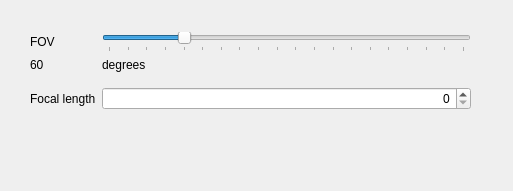
<?xml version="1.0" encoding="UTF-8"?>
<ui version="4.0">
 <class>CameraProperties</class>
 <widget class="QDialog" name="CameraProperties">
  <property name="geometry">
   <rect>
    <x>0</x>
    <y>0</y>
    <width>513</width>
    <height>191</height>
   </rect>
  </property>
  <property name="windowTitle">
   <string>Camera properties</string>
  </property>
  <widget class="QWidget" name="formLayoutWidget">
   <property name="geometry">
    <rect>
     <x>30</x>
     <y>30</y>
     <width>441</width>
     <height>122</height>
    </rect>
   </property>
   <layout class="QFormLayout" name="m_layout">
    <property name="topMargin">
     <number>2</number>
    </property>
    <property name="bottomMargin">
     <number>2</number>
    </property>
    <item row="1" column="0">
     <widget class="QLabel" name="m_labelFOV">
      <property name="text">
       <string>FOV</string>
      </property>
     </widget>
    </item>
    <item row="1" column="1">
     <widget class="QSlider" name="m_sliderFOV">
      <property name="minimum">
       <number>20</number>
      </property>
      <property name="maximum">
       <number>210</number>
      </property>
      <property name="singleStep">
       <number>10</number>
      </property>
      <property name="pageStep">
       <number>10</number>
      </property>
      <property name="sliderPosition">
       <number>60</number>
      </property>
      <property name="orientation">
       <enum>Qt::Horizontal</enum>
      </property>
      <property name="tickPosition">
       <enum>QSlider::TicksBelow</enum>
      </property>
      <property name="tickInterval">
       <number>0</number>
      </property>
     </widget>
    </item>
    <item row="2" column="0">
     <widget class="QLabel" name="m_labelValue">
      <property name="text">
       <string>60</string>
      </property>
      <property name="textFormat">
       <enum>Qt::PlainText</enum>
      </property>
     </widget>
    </item>
    <item row="2" column="1">
     <widget class="QLabel" name="m_labelDegrees">
      <property name="text">
       <string>degrees</string>
      </property>
     </widget>
    </item>
    <item row="3" column="0">
     <widget class="Line" name="m_line">
      <property name="frameShadow">
       <enum>QFrame::Raised</enum>
      </property>
      <property name="lineWidth">
       <number>2</number>
      </property>
      <property name="midLineWidth">
       <number>2</number>
      </property>
      <property name="orientation">
       <enum>Qt::Horizontal</enum>
      </property>
     </widget>
    </item>
    <item row="4" column="0">
     <widget class="QLabel" name="m_labelFocal">
      <property name="text">
       <string>Focal length</string>
      </property>
     </widget>
    </item>
    <item row="4" column="1">
     <widget class="FixedSpinBox" name="m_spinBox">
      <property name="alignment">
       <set>Qt::AlignRight|Qt::AlignTrailing|Qt::AlignVCenter</set>
      </property>
      <property name="readOnly">
       <bool>false</bool>
      </property>
      <property name="maximum">
       <number>120</number>
      </property>
      <property name="singleStep">
       <number>10</number>
      </property>
     </widget>
    </item>
   </layout>
  </widget>
 </widget>
 <customwidgets>
  <customwidget>
   <class>FixedSpinBox</class>
   <extends>QSpinBox</extends>
   <header>FixedSpinBox.h</header>
  </customwidget>
 </customwidgets>
 <resources/>
 <connections/>
</ui>
